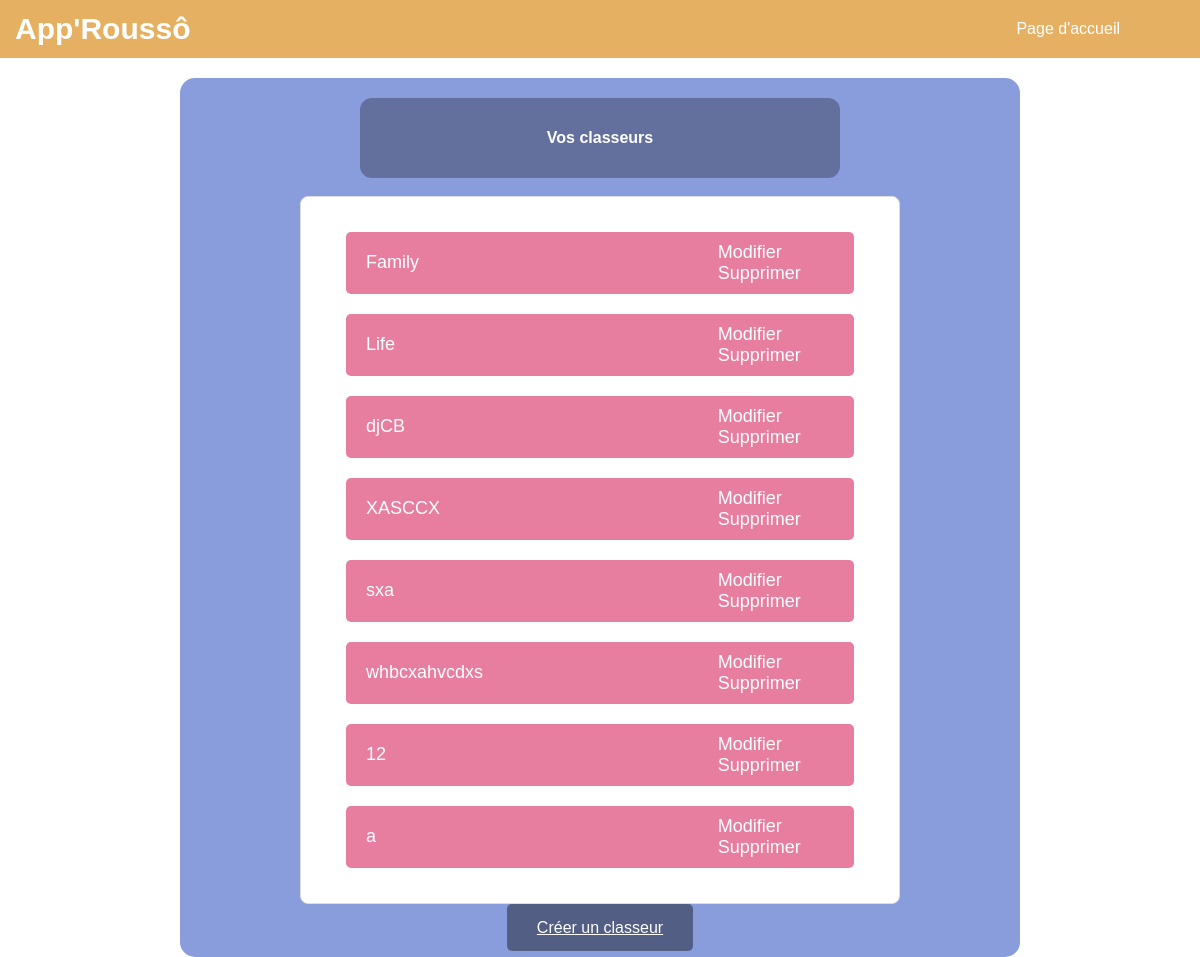
The app's page /classeurs/ (signed in), older data.
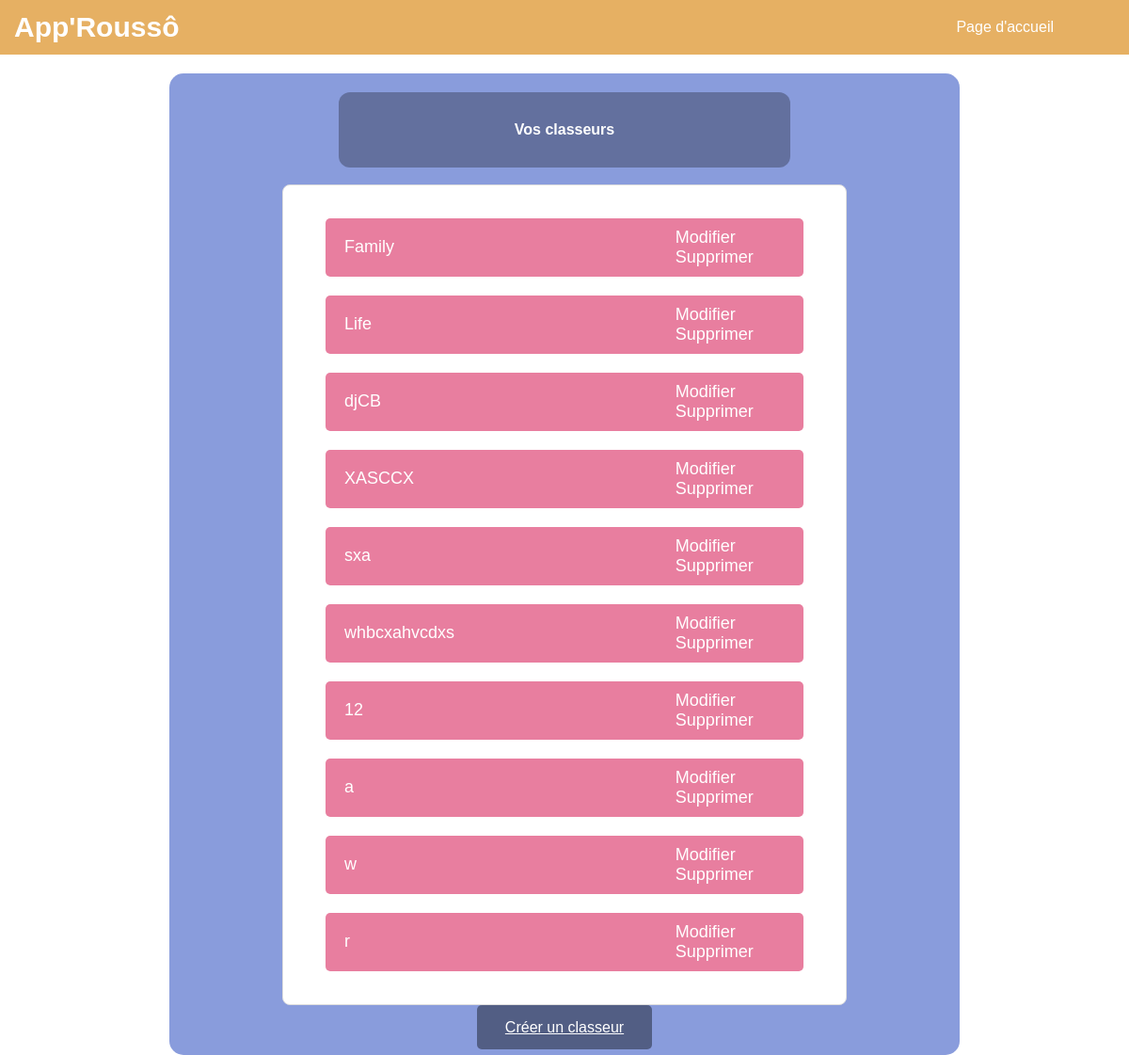
The same page, newer data.
### cards/models.py (models this page shows, shortened)
class Classeur(models.Model):
    LANGUAGES = [
        ('DE', 'Allemand'),
        ('IT', 'Italien'),
        ('ES', 'Espagnol'),
        ('EN', 'Anglais')
    ]
    name = models.CharField(max_length=200, null=False)
    user = models.ForeignKey(User, on_delete=models.CASCADE)  # Classeur asso. avec un utilisateur
    public = models.BooleanField(default=False)
    category = models.CharField(max_length=2, choices=LANGUAGES, default='FR')  # Catégorie / Langue

### cards/views.py (the view)
# urls.py: path('classeurs/', views.classeur_list, name='classeur_list'),
@login_required
def classeur_list(request):
    if not request.user.is_authenticated:
        return redirect('login')  # Redirect to the login page or handle it as needed
    classeurs = Classeur.objects.filter(user=request.user)
    return render(request, 'cards/classeur_list.html', {'classeurs': classeurs})

### cards/templates/cards/classeur_list.html (shortened to what this page needs)
<!DOCTYPE html>
<html lang="en">
{% load static %}
<head>
    <link rel="stylesheet" href="https://cdn.simplecss.org/simple.min.css">
    <link rel="stylesheet" href="{% static 'css/styles_classeur_liste.css' %}">
</head>
<body>
    <nav>
        <h1>App'Roussô</h1>
        <ul>
            <li><a href="{% url 'welcome' %}">Page d'accueil</a></li>
        </ul>
    </nav>
    {% block content %}
    <div class="container">
        <div class="box-classeur">
            <div class="title-existant">
                <h4>Vos classeurs</h4>
            </div>
            <br>
            {% if classeurs %}
                <ul class="classeur-list">
                    {% for classeur in classeurs %}
                        <li class="classeur-item">
                            <a href="{% url 'classeur_detail' classeur.pk %}" class="classeur-link">
                                    <span class="classeur-title">{{ classeur.name }}</span>
                            </a>
                            <div class="classeur-actions">
                                <a href="{% url 'classeur-edit' classeur.pk %}" class="action-link">Modifier</a>
                                <a href="{% url 'classeur_delete' classeur.pk %}" class="action-link">Supprimer</a>
                            </div>
                        </li>
                    {% endfor %}
                </ul>
            {% else %}
                <p>Aucun classeur trouvé.</p>
            {% endif %}
            <div class="buttons">
                <a href="{% url 'classeur_create' %}" class="button">Créer un classeur</a>
            </div>
        </div>
    </div>
    {% endblock %}
</body>
</html>

Row changes from the older to the newer data that the page shows:
added Classeur: name "w"
added Classeur: name "r"
